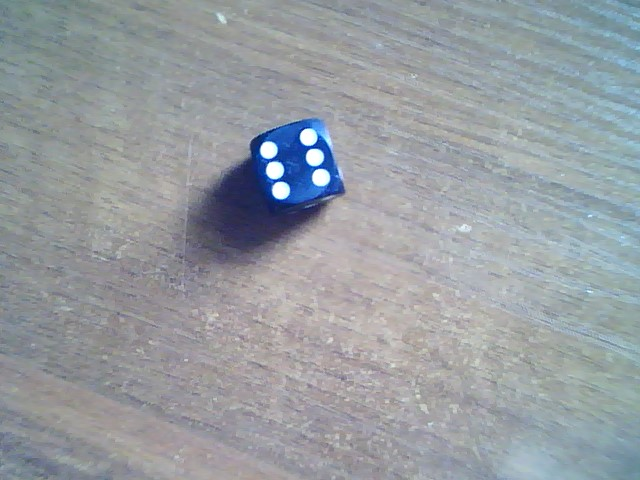
#> input picture source_code/raspberry/rectangle_detecton/data/photo_3.jpg, 640 x 480 px, given in place of the camera
$ python camera.py   (older library calls are emulated)
#> lines starting #> are read from the running program, lines starting #| are printed output that depends on the picture; after the words box and inside, x2 and y2 are one past the last pixel; in counts of white or black regions, pixels touching at a corner belong together
### source_code/raspberry/rectangle_detecton/video.py
#!/usr/bin/env python

'''
Video capture sample.
Sample shows how VideoCapture class can be used to acquire video
frames from a camera of a movie file. Also the sample provides
an example of procedural video generation by an object, mimicking
the VideoCapture interface (see Chess class).
'create_capture' is a convenience function for capture creation,
falling back to procedural video in case of error.
Usage:
    video.py [--shotdir <shot path>] [source0] [source1] ...'
    sourceN is an
     - integer number for camera capture
     - name of video file
     - synth:<params> for procedural video
Synth examples:
    synth:bg=lena.jpg:noise=0.1
    synth:class=chess:bg=lena.jpg:noise=0.1:size=640x480
Keys:
    ESC    - exit
    SPACE  - save current frame to <shot path> directory
'''

# Python 2/3 compatibility
from __future__ import print_function

import numpy as np
import cv2 as cv

import re

from numpy import pi, sin, cos

# built-in modules
from time import clock

# local modules
from rectangle_detecton.tst_scene_render import TestSceneRender
import rectangle_detecton.common as common


class VideoSynthBase(object):
    # [14 lines left out: function __init__, not called in this run]

    def render(self, dst):
        pass

    # [15 lines left out: function read, not called in this run]

    def isOpened(self):
        return True

class Book(VideoSynthBase):
    # [11 lines left out: functions __init__, read, not called in this run]

class Cube(VideoSynthBase):
    def __init__(self, **kw):
        super(Cube, self).__init__(**kw)
        self.render = TestSceneRender(cv.imread(cv.samples.findFile('pca_test1.jpg')), deformation = True,  speed = 1)

    # [5 lines left out: function read, not called in this run]

class Chess(VideoSynthBase):
    # [45 lines left out: functions __init__, draw_quads, render, not called in this run]


classes = dict(chess=Chess, book=Book, cube=Cube)

presets = dict(
    empty = 'synth:',
    lena = 'synth:bg=lena.jpg:noise=0.1',
    chess = 'synth:class=chess:bg=lena.jpg:noise=0.1:size=640x480',
    book = 'synth:class=book:bg=graf1.png:noise=0.1:size=640x480',
    cube = 'synth:class=cube:bg=pca_test1.jpg:noise=0.0:size=640x480'
)


def create_capture(source = 0, fallback = presets['chess']):
    '''source: <int> or '<int>|<filename>|synth [:<param_name>=<value> [:...]]'
    '''
    source = str(source).strip()

    # Win32: handle drive letter ('c:', ...)
    source = re.sub(r'(^|=)([a-zA-Z]):([/\\a-zA-Z0-9])', r'\1?disk\2?\3', source)
    chunks = source.split(':')
    chunks = [re.sub(r'\?disk([a-zA-Z])\?', r'\1:', s) for s in chunks]

    source = chunks[0]
    try: source = int(source)
    except ValueError: pass
    params = dict( s.split('=') for s in chunks[1:] )

    cap = None
    if source == 'synth':
        Class = classes.get(params.get('class', None), VideoSynthBase)
        try: cap = Class(**params)
        except: pass
    else:
        cap = cv.VideoCapture(source)
        if 'size' in params:
            w, h = map(int, params['size'].split('x'))
            cap.set(cv.CAP_PROP_FRAME_WIDTH, w)
            cap.set(cv.CAP_PROP_FRAME_HEIGHT, h)
    if cap is None or not cap.isOpened():
        print('Warning: unable to open video source: ', source)
        if fallback is not None:
            return create_capture(fallback, None)
    return cap

# [30 lines that do not run on import are left out]

### source_code/raspberry/rectangle_detecton/camera.py
import datetime
import time

import cv2
from collections import Counter
import rectangle_detecton.video as video
import numpy as np


hsv_min = np.array((0, 54, 5), np.uint8)
hsv_max = np.array((187, 255, 253), np.uint8)
color_red = (0,0,128)


def find_rect(img, max, min):
    hsv = cv2.cvtColor(img,
                       cv2.COLOR_BGR2HSV)  # меняем цветовую модель с BGR на HSV
    thresh = cv2.inRange(hsv, hsv_min, hsv_max)  # применяем цветовой фильтр
    _, contours0, _ = cv2.findContours(thresh.copy(), cv2.RETR_TREE,
                                             cv2.CHAIN_APPROX_SIMPLE)

    # перебираем все найденные контуры в цикле
    for cnt in contours0:
        count = 0
        rect = cv2.minAreaRect(cnt)  # пытаемся вписать прямоугольник
        box = cv2.boxPoints(rect)  # поиск четырех вершин прямоугольника
        box = np.int0(box)  # округление координат
        area = int(rect[1][0] * rect[1][1])  # вычисление площади
        if area < max and area > min:
            cv2.drawContours(img, [box], 0, (0, 0, 255), 2)
            return img, box
    return img, box


def find(img):

    # img = img[140:320]
    res = []
    hsv = cv2.cvtColor(img,
                      cv2.COLOR_BGR2HSV)  # меняем цветовую модель с BGR на HSV
    thresh = cv2.inRange(hsv, hsv_min, hsv_max)  # применяем цветовой фильтр
    c_, contours0, _ = cv2.findContours(thresh, cv2.RETR_TREE, cv2.CHAIN_APPROX_SIMPLE)

    # перебираем все найденные контуры в цикле
    for cnt in contours0:
        count = 0
        rect = cv2.minAreaRect(cnt)  # пытаемся вписать прямоугольник
        box = cv2.boxPoints(rect)  # поиск четырех вершин прямоугольника
        box = np.int0(box)  # округление координат
        area = int(rect[1][0] * rect[1][1])  # вычисление площади
        if area < 7000 and area > 4000:
            center = (int(rect[0][0]), int(rect[0][1]))

            N = 100

            cub = []
            cube = img[center[1] - N if center[1] - N > 0 else 0: center[1] + N if center[1] + N < 480 else 480]
            for i in range(cube.shape[0]):
                cub.append(cube[i][center[0] - N if center[0] - N > 0 else 0: center[0] + N if center[0] + N < 640 else 640])
            cub = np.array(cub)
            if cub.size > 0:
                # cub, border = find_rect(cub, 8000, 5000)
                hsv_1 = cv2.cvtColor(cub,
                                     cv2.COLOR_BGR2HSV)  # меняем цветовую модель с BGR на HSV
                thresh = cv2.inRange(hsv_1, hsv_min,
                                     hsv_max)  # применяем цветовой фильтр
                _, contours1, _ = cv2.findContours(thresh.copy(),
                                                         cv2.RETR_TREE,
                                                         cv2.CHAIN_APPROX_SIMPLE)
                width_1 = 7
                heigth_1 = 20

                for cnt in contours1:
                    if len(cnt) > 4:
                        ellipse = cv2.fitEllipse(cnt)
                        if width_1 < ellipse[1][0] < heigth_1 and width_1 < ellipse[1][1] < heigth_1:
                            count += 1
                            cv2.ellipse(cub, ellipse, (255, 0, 0), 2)

                #cv2.imshow('cube', cub)

            cv2.drawContours(img, [box], 0, (0, 0, 255), 2)
            cv2.putText(img, count.__str__(), (center[0] + 60, center[1] - 20),
                        cv2.FONT_HERSHEY_SIMPLEX, 1, color_red, 2)
            if 0 < count < 7:
                res.append(count)

    width = 50
    heigth = 100

    for cnt in contours0:
        if len(cnt) > 4:
            ellipse = cv2.fitEllipse(cnt)
            if width < ellipse[1][0] < heigth and width < ellipse[1][1] < heigth:
                cv2.ellipse(img, ellipse, (255, 0, 0), 2)

    return img, res


def detect():
    cap = video.create_capture(0)
    result = []
    for i in range(30):
        flag, img = cap.read()
        try:
            img, count = find(img)

            counter = Counter(count)
            common = counter.most_common(1)
            if len(common) > 0:
                result.append(common[0][0])
        except:
            cap.release()
            raise
#> this loop made 30 passes
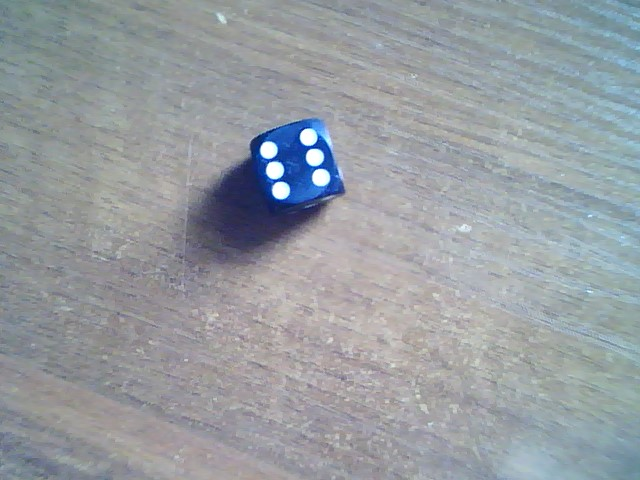
#> input picture source_code/raspberry/rectangle_detecton/data/photo_3.jpg, 640 x 480 px, given in place of the camera
#> pass 1, in find, `thresh = cv2.inRange(hsv, hsv_min, hsv_max)`:
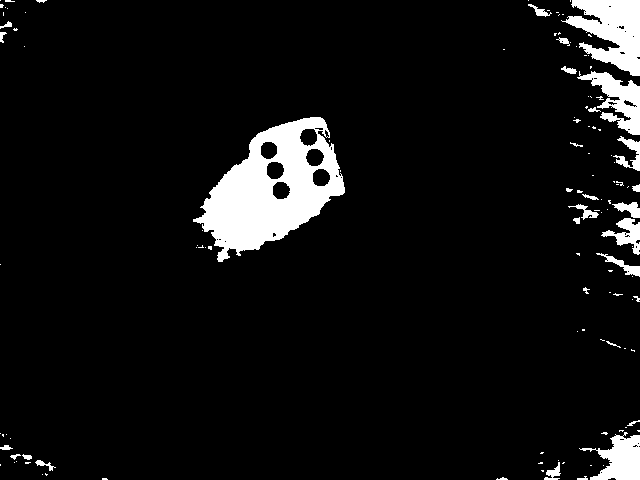
#> thresh: shape (480, 640); 6.7% white; 122 white regions (90 under 20 px), largest, box (x1, y1, x2, y2) and area: (193, 117, 345, 262) 10844, (561, 0, 640, 76) 3486, (577, 71, 640, 135) 1732
#> after the loop, result = []

    result = Counter(result).most_common(1)
#> (the run stopped early here; a loop or call above may not have finished)

$ run again, on source_code/raspberry/rectangle_detecton/data/photo_4.jpg
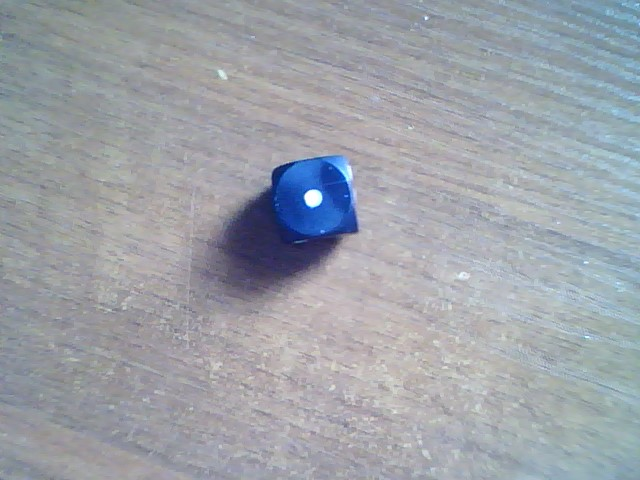
#> input picture source_code/raspberry/rectangle_detecton/data/photo_4.jpg, 640 x 480 px, given in place of the camera
#> the loop in detect, `for i in range(30):` made 30 passes
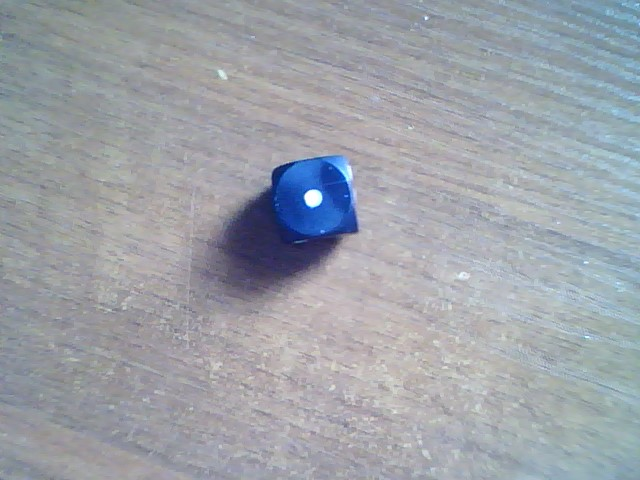
#> input picture source_code/raspberry/rectangle_detecton/data/photo_4.jpg, 640 x 480 px, given in place of the camera
#> pass 1, in find, `thresh = cv2.inRange(hsv, hsv_min, hsv_max)`:
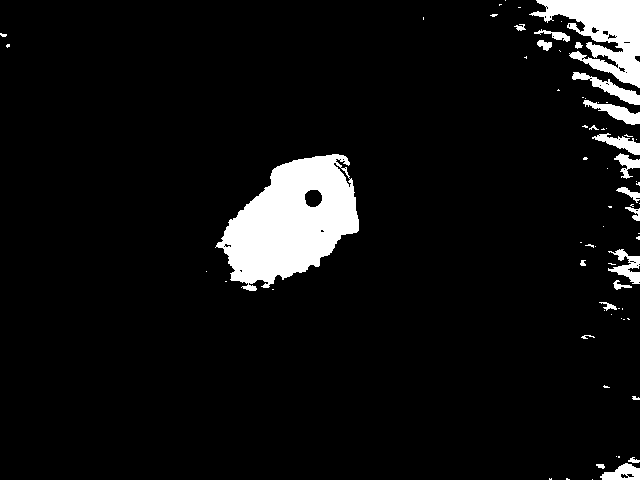
#> thresh: shape (480, 640); 6.7% white; 72 white regions (50 under 20 px), largest, box (x1, y1, x2, y2) and area: (215, 154, 359, 291) 11722, (529, 0, 640, 88) 4711, (572, 72, 640, 105) 643
#> after the loop in detect, `for i in range(30):`: result = []

$ run again, on source_code/raspberry/rectangle_detecton/data/photo_5.jpg
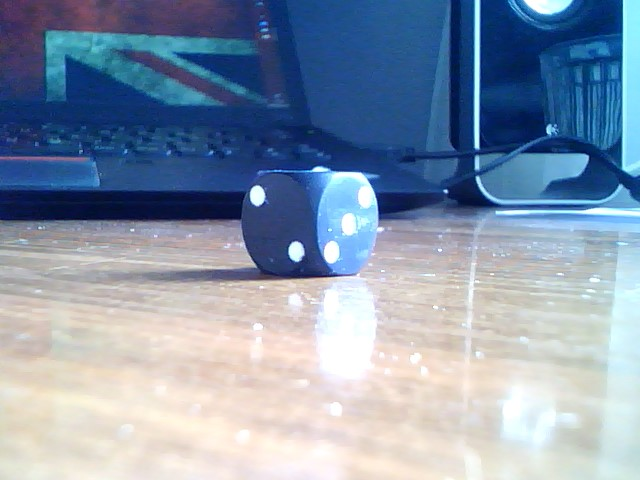
#> input picture source_code/raspberry/rectangle_detecton/data/photo_5.jpg, 640 x 480 px, given in place of the camera
#> the loop in detect, `for i in range(30):` made 30 passes
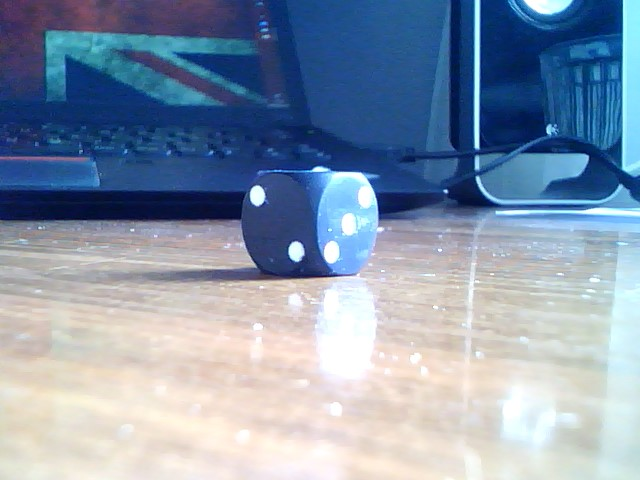
#> input picture source_code/raspberry/rectangle_detecton/data/photo_5.jpg, 640 x 480 px, given in place of the camera
#> pass 1, in find, `thresh = cv2.inRange(hsv, hsv_min, hsv_max)`:
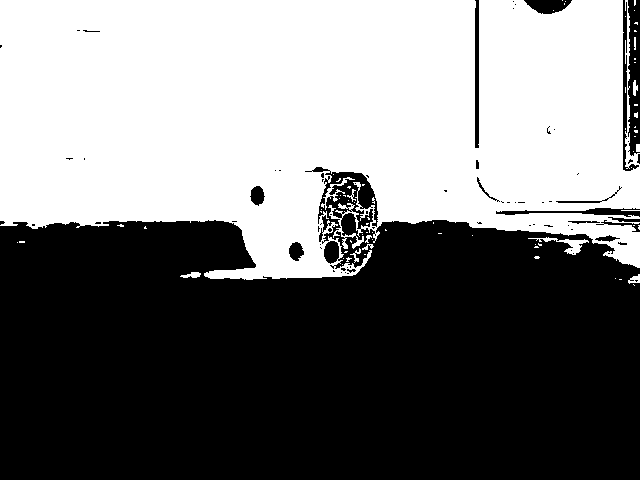
#> thresh: shape (480, 640); 47.1% white; 74 white regions (62 under 20 px), largest, box (x1, y1, x2, y2) and area: (0, 0, 640, 280) 143518, (528, 237, 589, 255) 291, (321, 177, 355, 210) 186
#> after the loop in detect, `for i in range(30):`: result = []

$ run again, on source_code/raspberry/rectangle_detecton/data/photo_6.jpg
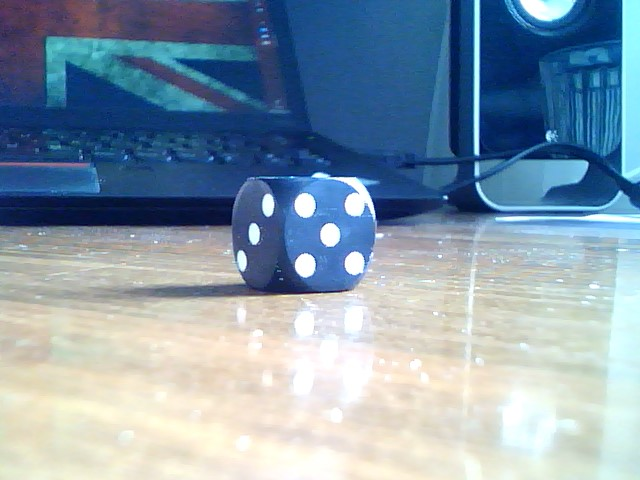
#> input picture source_code/raspberry/rectangle_detecton/data/photo_6.jpg, 640 x 480 px, given in place of the camera
#> the loop in detect, `for i in range(30):` made 30 passes
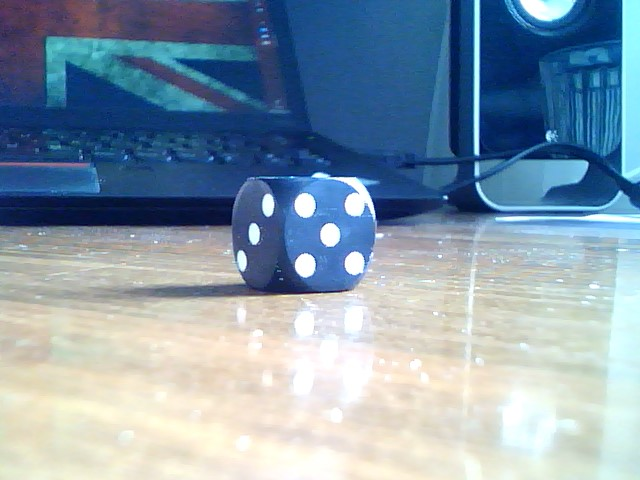
#> input picture source_code/raspberry/rectangle_detecton/data/photo_6.jpg, 640 x 480 px, given in place of the camera
#> pass 1, in find, `thresh = cv2.inRange(hsv, hsv_min, hsv_max)`:
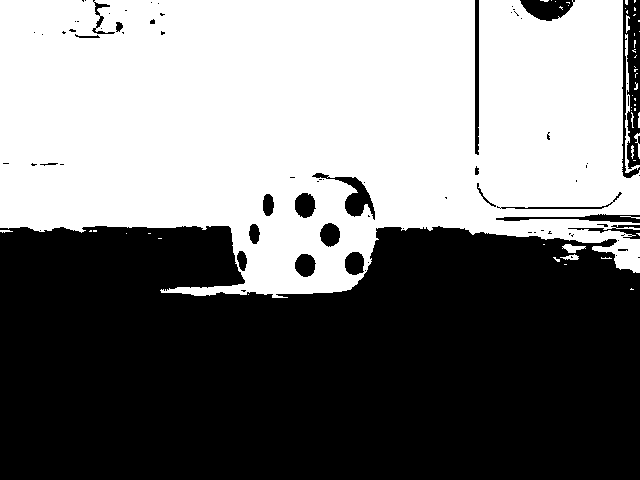
#> thresh: shape (480, 640); 48.7% white; 52 white regions (41 under 20 px), largest, box (x1, y1, x2, y2) and area: (0, 0, 640, 298) 148686, (625, 34, 640, 173) 400, (562, 244, 586, 253) 122
#> after the loop in detect, `for i in range(30):`: result = []
